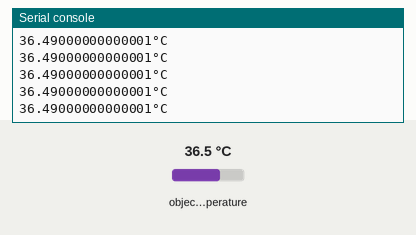
Bench run of a program on a simulated BBC micro:bit (MakeCode). Parts: the last lines printed to the serial console. The test bench sets the inputs (shaded band); at power-on: object temperature 36.5 °C.

Above: at 1.2 s.
1.3 s: object temperature set to 20 °C
At 1.46 s:
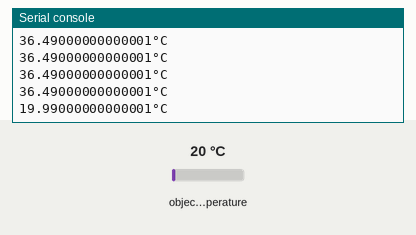
2.8 s: object temperature set to 26 °C
At 2.81 s:
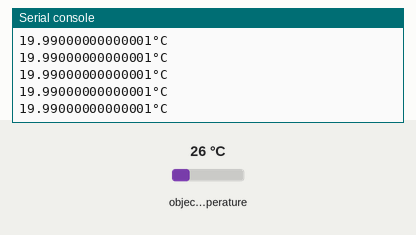
Timing chart, 0 to 5.8 s (numbered marks = the images above; inputs shaded):
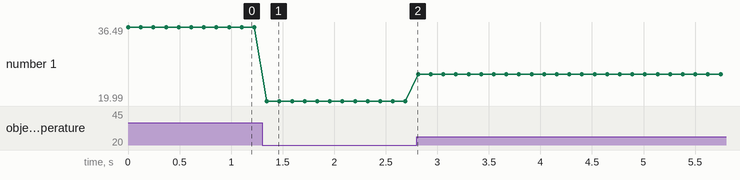

Measured:
- after the input at 1.3 s, the serial console: prints a new line after 0.05 s (image 1)
- plotted number 1: 36.49 → 19.99 after the input at 1.3 s, 19.99 → 25.99 after the input at 2.8 s

The program:

main.ts
```typescript
/**
 * makecode micro:bit extension for MLX90614 IR thermometer.
 */

enum MLX90614_TEMPERATURE_ORIGIN {
    //% block="object"
    OBJECT = 0x07,
    //% block="ambient"
    AMBIENT = 0x06,
}

/**
 * MLX90614 block
 */
//% weight=100 color=#ff7d30 icon="\uf2c7" block="MLX90614"
namespace MLX90614 {
    let MLX90614_I2C_ADDR = 0x5A

    function read_reg_uint16(reg: number): number {
        pins.i2cWriteNumber(MLX90614_I2C_ADDR, reg, NumberFormat.UInt8LE, true);
        return pins.i2cReadNumber(MLX90614_I2C_ADDR, NumberFormat.UInt16LE);
    }

    /**
     * temperature
     */
    //% blockId="MLX90614_TEMPERATURE" block="%temperature_origin temperature (°C)"
    //% weight=80 blockGap=8
    export function temperature(temperature_origin: MLX90614_TEMPERATURE_ORIGIN): number {
        let t = read_reg_uint16(temperature_origin);
		return t * 0.02 - 273.15;
    }
}
```

test.ts
```typescript
let temperature = 0
basic.forever(() => {
    temperature = MLX90614.temperature(MLX90614_TEMPERATURE_ORIGIN.OBJECT)
    serial.writeNumber(temperature)
    serial.writeLine("°C")
    basic.pause(100)
})
```
